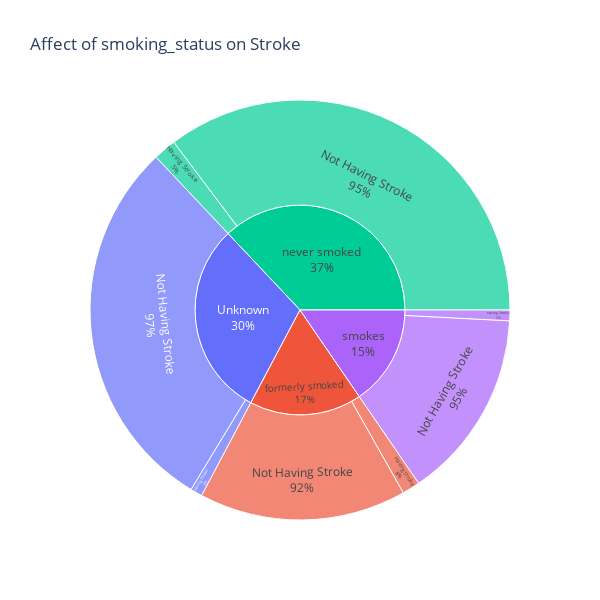

Source (notebook cell):
### Code cell
def fig3():
    s = x.groupby(['smoking_status', 'stroke']).agg({'stroke': 'count'}).rename(columns = {'stroke': 'count'}).reset_index()
    y3 = plt1.sunburst(smoking_status, path = ['smoking_status', 'stroke'], values = 'count', color = 'smoking_status', title = 'Affect of smoking_status on Stroke', width = 600, height = 600)
    y3.update_traces(textinfo = 'label + percent parent')
    y3.show()
fig3()

### Figure 1 — Plotly figure (JSON) as saved in the notebook; plotly's stock layout.template omitted (floating-point values rounded to 4 significant figures)
{"data": [{"branchvalues": "total", "customdata": [["Unknown"], ["formerly smoked"], ["never smoked"], ["smokes"], ["Unknown"], ["formerly smoked"], ["never smoked"], ["smokes"], ["Unknown"], ["formerly smoked"], ["never smoked"], ["smokes"]], "domain": {"x": [0, 1], "y": [0, 1]}, "hovertemplate": "labels=%{label}<br>count=%{value}<br>parent=%{parent}<br>id=%{id}<br>smoking_status=%{customdata[0]}<extra></extra>", "ids": ["Unknown/Having Stroke", "formerly smoked/Having Stroke", "never smoked/Having Stroke", "smokes/Having Stroke", "Unknown/Not Having Stroke", "formerly smoked/Not Having Stroke", "never smoked/Not Having Stroke", "smokes/Not Having Stroke", "Unknown", "formerly smoked", "never smoked", "smokes"], "labels": ["Having Stroke", "Having Stroke", "Having Stroke", "Having Stroke", "Not Having Stroke", "Not Having Stroke", "Not Having Stroke", "Not Having Stroke", "Unknown", "formerly smoked", "never smoked", "smokes"], "marker": {"colors": ["#636efa", "#EF553B", "#00cc96", "#ab63fa", "#636efa", "#EF553B", "#00cc96", "#ab63fa", "#636efa", "#EF553B", "#00cc96", "#ab63fa"]}, "name": "", "parents": ["Unknown", "formerly smoked", "never smoked", "smokes", "Unknown", "formerly smoked", "never smoked", "smokes", "", "", "", ""], "textinfo": "label+percent parent", "type": "sunburst", "values": [47, 70, 90, 42, 1497, 815, 1802, 747, 1544, 885, 1892, 789]}], "layout": {"height": 600, "legend": {"tracegroupgap": 0}, "title": {"text": "Affect of smoking_status on Stroke"}, "width": 600}}
